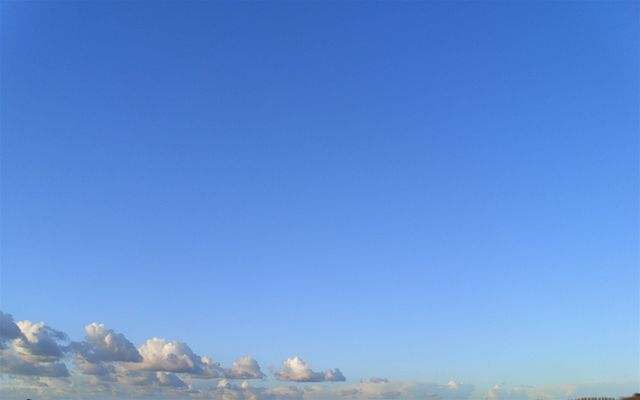
#> input picture Poisson Editing/images/dest.jpg, 640 x 400 px
$ python matrix.py   (Python 2 division)   (older library calls are emulated)
#> lines starting #> are read from the running program, lines starting #| are printed output that depends on the picture
import numpy as np
import PIL
import PIL.Image as im
import scipy.sparse as spr
import scipy.misc as spmi
import matplotlib.pyplot as plt
import cv2

# [50 lines left out: function possion_solver, not called in this run]


# Read images and make a naive clone
dest = cv2.imread("images/dest.jpg",0)
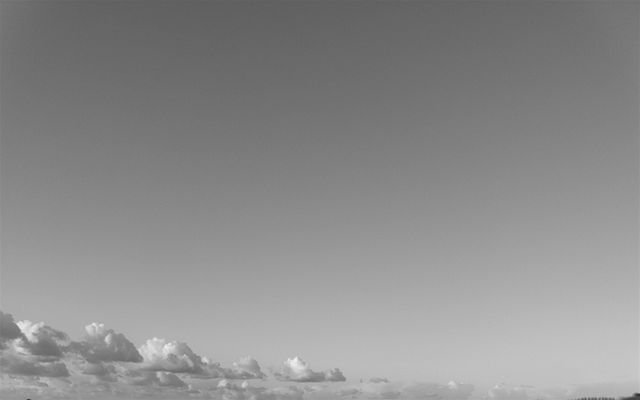
#> dest: shape (400, 640); min 47, max 243, mean 140.6
dest = np.array(dest)

source = cv2.imread("images/source.jpg",0)
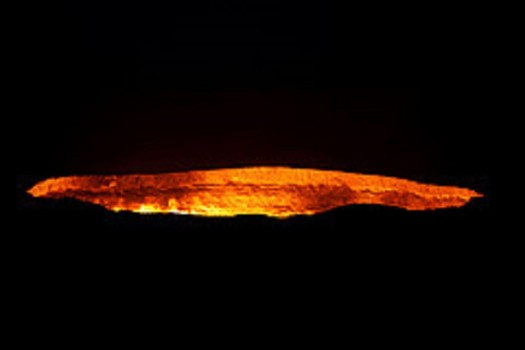
#> input picture Poisson Editing/images/source.jpg, 525 x 350 px
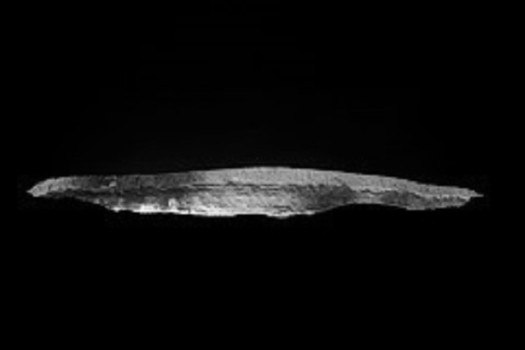
#> source: shape (350, 525); min 0, max 247, mean 9.7
source = np.array(source)

naive_clone = dest.copy()
mask = np.zeros((dest.shape[0], dest.shape[1]),dtype = np.int8)
mask[160:220,20:490] = 1

#> (the run stopped early here; a loop or call above may not have finished)
